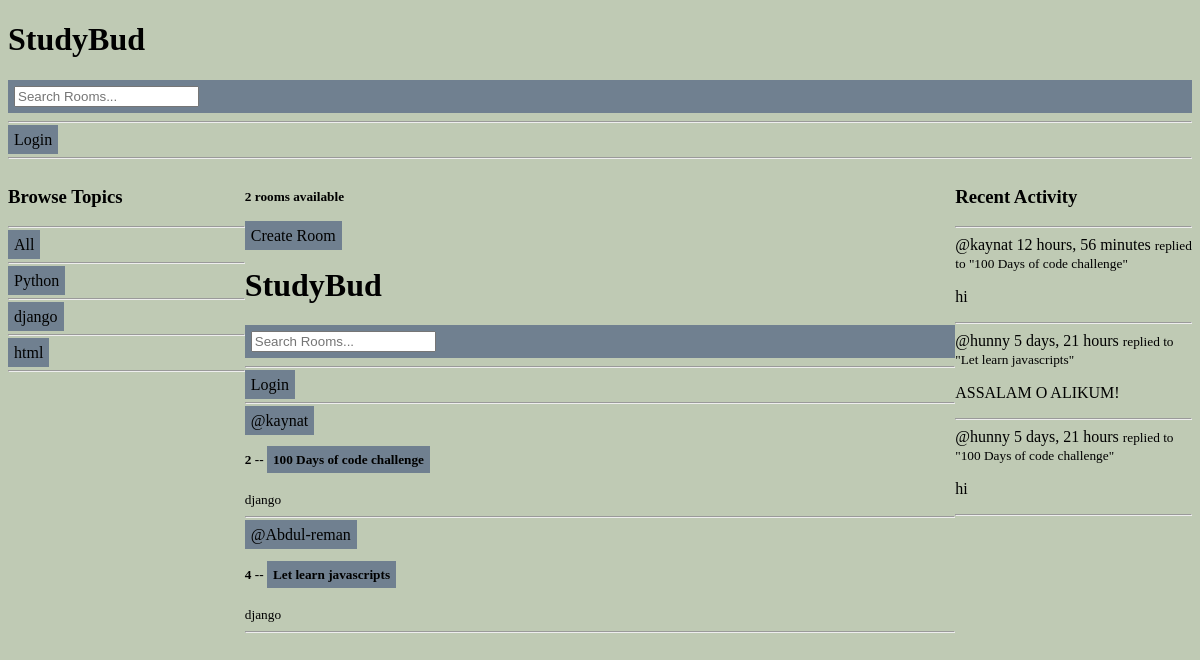
/?q=django, run on the app's committed database.
### base/models.py (models this page shows, shortened)
class Topic(models.Model):
    name =models.CharField(max_length=200)

class Room(models.Model):
    host =  models.ForeignKey(User, on_delete=models.SET_NULL, null= True)
    topic =  models.ForeignKey(Topic, on_delete=models.SET_NULL, null= True)
    name = models.CharField(max_length=200)
    description = models.TextField(null=True, blank=True)
    participants = models.ManyToManyField(User, related_name='Participants', blank= True)
    updated = models.DateTimeField(auto_now=True)
    created =models.DateTimeField(auto_now_add=True)
    class Meta:
        ordering = ['-updated', '-created']
    def __str__(self):
        return self.name

class Message(models.Model):
    user = models.ForeignKey(User, on_delete=models.CASCADE)
    room = models.ForeignKey(Room, on_delete=models.CASCADE)
    body = models.TextField()
    updated = models.DateTimeField(auto_now=True)
    created =models.DateTimeField(auto_now_add=True)
    class Meta:
        ordering = ['-updated', '-created']
    def __str__(self):
        return self.body[0:50]

### base/views.py (the view)
# urls.py: path('', views.home, name="home"),
def home(request):
    q = request.GET.get('q') if request.GET.get('q') != None else ''
    rooms = Room.objects.filter(Q(topic__name__icontains=q) |
    Q(name__icontains=q) |
    Q(description__icontains=q)
    )
    topics =Topic.objects.all()
    room_count= rooms.count()
    room_messages = Message.objects.filter(Q(room__topic__name__icontains=q))
    context = {'rooms': rooms, 'topics': topics, 'room_count': room_count ,
    'room_messages': room_messages
    }
    return render(request, "base/home.html" , context )

### base/templates/base/home.html (shortened to what this page needs)
{% extends 'main.html' %}
{% block content%}
<div class="container" id="cont1">
 <div class="home-container">
    <div>
        {% include 'base/topics_component.html'%}
    </div>
    <div>
        <h5>{{room_count}} rooms available</h5>
        <a href="{% url 'create-room'%}" class="btn"> Create Room</a>
        {% include 'base/feed_component.html'%}
    <div>
       {% include  'base/activity_component.html' %}
    </div>
{% endblock%}

### base/templates/base/topics_component.html (shortened to what this page needs)
<div class="container" id="cont1">
       <h3> Browse Topics </h3>
       <hr>
       <div>
             <a href="{%url 'home' %}" class="btn"> All</a>
             <hr>
        </div>
        {% for topic in topics%}
        <div>
             <a href="{%url 'home' %}?q={{topic.name}}"  class="btn"> {{topic.name}}</a>
             <hr>
        </div>
        {%endfor%}
</div>

### base/templates/base/feed_component.html (shortened to what this page needs)
{% include 'navbar.html' %}
<!DOCTYPE html>
<html>
<head>
</head>
<body>
    <div class="container" id="cont1">
    <div>
        {% for room in rooms %}
            <div>
                <a href="{% url 'user-profile' room.host.id %}" class="btn">@{{room.host.username}}</a>
                <h5>{{room.id}} -- <a href="{% url 'room' room.id %}" class="btn"> {{room.name}}</a></h5>
                <small>{{room.topic.name}}</small>
                <hr>
            </div>
        {%  endfor %}
    </div>
</body>
    </div>
</html>

### base/templates/base/activity_component.html (shortened to what this page needs)
<div class="container" id="cont1">
<h3> Recent Activity </h3>
<hr>
{% for message in room_messages%}
    <div>
        <small<a href="{% url 'user-profile'  message.user.id %}" >@{{message.user}}</a> {{message.created|timesince}}</small>
        <small> replied to "{{message.room}}" </small>
        <p> {{message}}</p>
        <hr>
    </div>
{% endfor%}
</div>

### static/styles/main.css (style rules this page uses)
body { border: 2px red; background-color: rgba(104, 129, 78, 0.418); padding: 34; margin: 34; }

### templates/main.html (style rules this page uses)
.btn { background-color: slategrey; }

### templates/navbar.html (style rules this page uses)
a { text-decoration: none; color: black; }
.btn { background-color: slategrey; padding: 6px; border:none; cursor=pointer; font-size=18px; border-radius=4px; }

### base/templates/base/home.html (style rules this page uses)
.home-container { display: grid; grid-template-columns: 1fr 3fr 1fr; }
a { text-decoration: none; color: black; }
.btn { background-color: slategrey; padding: 6px; border:none; cursor=pointer; font-size=18px; border-radius=4px; }

### base/templates/base/topics_component.html (style rules this page uses)
a { text-decoration: none; color: black; }
.btn { background-color: blue; padding: 6px; border:none; cursor=pointer; font-size=18px; border-radius=4px; }

### base/templates/base/feed_component.html (style rules this page uses)
a { text-decoration: none; color: black; }
.btn { background-color: slategrey; padding: 6px; border:none; cursor=pointer; font-size=18px; border-radius=4px; }

### base/templates/base/activity_component.html (style rules this page uses)
a { text-decoration: none; color: black; }
.btn { background-color: slategrey; padding: 6px; border:none; cursor=pointer; font-size=18px; border-radius=4px; }

### data on the page
Topic: name "Python"
Topic: name "django"
Topic: name "html"
Room: host.username "kaynat", id "2", name "100 Days of code challenge", topic.name "django"
Room: host.username "Abdul-reman", id "4", name "Let learn javascripts", topic.name "django"
Message: user "kaynat", created "12 hours, 56 minutes", room "100 Days of code challenge", body "hi"
Message: user "hunny", created "5 days, 21 hours", room "Let learn javascripts", body "ASSALAM O ALIKUM!"
Message: user "hunny", created "5 days, 21 hours", room "100 Days of code challenge", body "hi"

### other printed values
{{ room_count }} "2"
